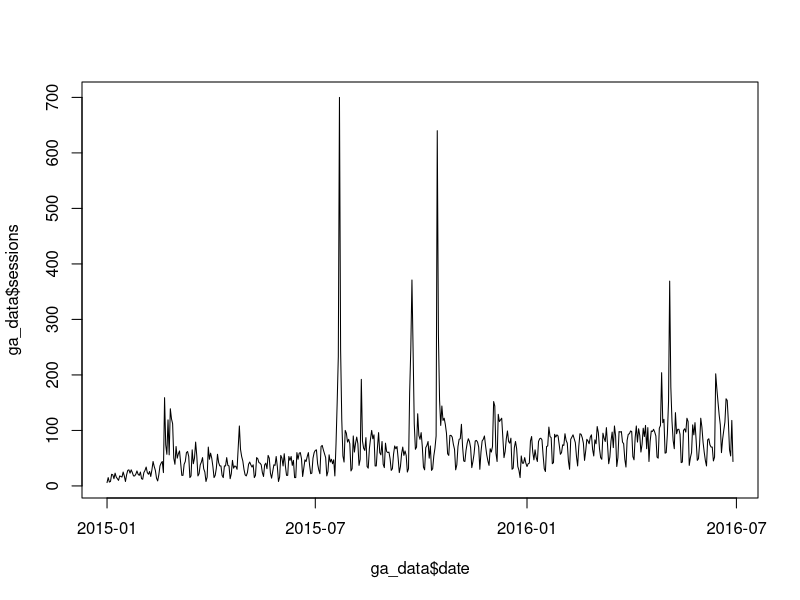

The R script that drew this image:
## ---- chunk 1
12^2
## ---- chunk 2
my_var <- 12^2
## ---- chunk 3
# We need to actually adjust the value of my_var for when we reference it again later.
my_var <- 12^2*10
## ---- chunk 4
my_vector <- c(1,2,3,4)
## ---- chunk 5
my_vector
## ---- chunk 6
my_vector^3
## ---- chunk 7
typeof(my_var)
## ---- chunk 8
typeof(my_vector)
## ---- chunk 9
length(my_var)
length(my_vector)
## ---- chunk 10
ga_data <- read.csv("data/td.csv", stringsAsFactors = FALSE)
## ---- chunk 11
ga_data$date <- as.Date(ga_data$date)
## ---- chunk 12
plot(x = ga_data$date, y = ga_data$sessions, type = "l")
